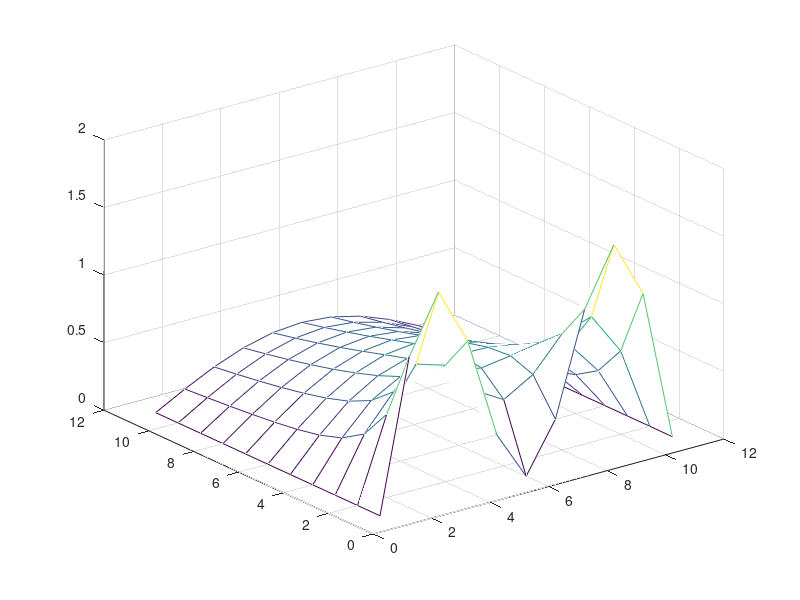

MATLAB code for this plot:
clc; clear all;
%Giai pt truyen nhiet - Crank - Nicholson

c=1; h=0.1; k=0.01;
x=0:h:1;
t=0:k:0.1;
n=length(x);
m=length(t);
r=(k*c^2)/h^2;  a=-1; c=-1;
b=(2/r)+2;

u=zeros(m,n);
%dieu kien dau
f=sin(pi*x)+sin(3*pi*x);
%dieu kien bien:
u(:,1)=0;
u(:,n)=0;
u(1,2:n-1)=f(2:n-1);

N=n-2;
am=a*(ones(N,1))
bm=b*(ones(N,1))
cm=c*(ones(N,1))

A=spdiags([am bm cm],[-1 0 1],N,N)

for j=2:m
    for i=2:n-1
        d(i-1)=u(j-1,i-1)+((2/r)-2)*u(j-1,i)+u(j-1,i+1);
    end
B=d;
B(1)=B(1)-am(1)*u(j,1);

B(N)=B(N)-cm(N)*u(j,n);
X=A\B';
u(j,2:n-1)=X;
end
u
mesh(u)
